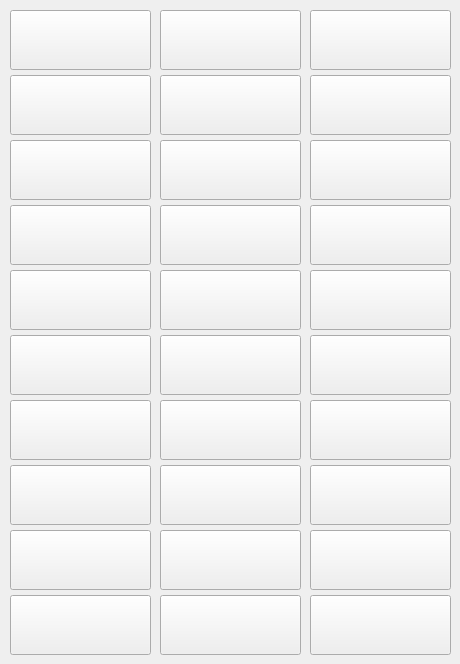
   <widget class="QWidget" name="tab_9">
    <attribute name="title">
     <string>Sayfa 5</string>
    </attribute>
    <widget class="QToolButton" name="hizlitoolButton134">
     <property name="geometry">
      <rect>
       <x>160</x>
       <y>270</y>
       <width>141</width>
       <height>60</height>
      </rect>
     </property>
     <property name="font">
      <font>
       <family>Monospace</family>
       <pointsize>8</pointsize>
      </font>
     </property>
     <property name="contextMenuPolicy">
      <enum>Qt::CustomContextMenu</enum>
     </property>
     <property name="text">
      <string/>
     </property>
     <property name="icon">
      <iconset resource="images.qrc">
       <normaloff>:/images/ui/box.png</normaloff>:/images/ui/box.png</iconset>
     </property>
     <property name="iconSize">
      <size>
       <width>38</width>
       <height>38</height>
      </size>
     </property>
     <property name="toolButtonStyle">
      <enum>Qt::ToolButtonTextUnderIcon</enum>
     </property>
    </widget>
    <widget class="QToolButton" name="hizlitoolButton124">
     <property name="geometry">
      <rect>
       <x>10</x>
       <y>75</y>
       <width>141</width>
       <height>60</height>
      </rect>
     </property>
     <property name="font">
      <font>
       <family>Monospace</family>
       <pointsize>8</pointsize>
      </font>
     </property>
     <property name="contextMenuPolicy">
      <enum>Qt::CustomContextMenu</enum>
     </property>
     <property name="text">
      <string/>
     </property>
     <property name="icon">
      <iconset resource="images.qrc">
       <normaloff>:/images/ui/box.png</normaloff>:/images/ui/box.png</iconset>
     </property>
     <property name="iconSize">
      <size>
       <width>38</width>
       <height>38</height>
      </size>
     </property>
     <property name="toolButtonStyle">
      <enum>Qt::ToolButtonTextUnderIcon</enum>
     </property>
    </widget>
    <widget class="QToolButton" name="hizlitoolButton150">
     <property name="geometry">
      <rect>
       <x>310</x>
       <y>595</y>
       <width>141</width>
       <height>60</height>
      </rect>
     </property>
     <property name="font">
      <font>
       <family>Monospace</family>
       <pointsize>8</pointsize>
      </font>
     </property>
     <property name="contextMenuPolicy">
      <enum>Qt::CustomContextMenu</enum>
     </property>
     <property name="text">
      <string/>
     </property>
     <property name="icon">
      <iconset resource="images.qrc">
       <normaloff>:/images/ui/box.png</normaloff>:/images/ui/box.png</iconset>
     </property>
     <property name="iconSize">
      <size>
       <width>38</width>
       <height>38</height>
      </size>
     </property>
     <property name="toolButtonStyle">
      <enum>Qt::ToolButtonTextUnderIcon</enum>
     </property>
    </widget>
    <widget class="QToolButton" name="hizlitoolButton138">
     <property name="geometry">
      <rect>
       <x>310</x>
       <y>335</y>
       <width>141</width>
       <height>60</height>
      </rect>
     </property>
     <property name="font">
      <font>
       <family>Monospace</family>
       <pointsize>8</pointsize>
      </font>
     </property>
     <property name="contextMenuPolicy">
      <enum>Qt::CustomContextMenu</enum>
     </property>
     <property name="text">
      <string/>
     </property>
     <property name="icon">
      <iconset resource="images.qrc">
       <normaloff>:/images/ui/box.png</normaloff>:/images/ui/box.png</iconset>
     </property>
     <property name="iconSize">
      <size>
       <width>38</width>
       <height>38</height>
      </size>
     </property>
     <property name="toolButtonStyle">
      <enum>Qt::ToolButtonTextUnderIcon</enum>
     </property>
    </widget>
    <widget class="QToolButton" name="hizlitoolButton132">
     <property name="geometry">
      <rect>
       <x>310</x>
       <y>205</y>
       <width>141</width>
       <height>60</height>
      </rect>
     </property>
     <property name="font">
      <font>
       <family>Monospace</family>
       <pointsize>8</pointsize>
      </font>
     </property>
     <property name="contextMenuPolicy">
      <enum>Qt::CustomContextMenu</enum>
     </property>
     <property name="text">
      <string/>
     </property>
     <property name="icon">
      <iconset resource="images.qrc">
       <normaloff>:/images/ui/box.png</normaloff>:/images/ui/box.png</iconset>
     </property>
     <property name="iconSize">
      <size>
       <width>38</width>
       <height>38</height>
      </size>
     </property>
     <property name="toolButtonStyle">
      <enum>Qt::ToolButtonTextUnderIcon</enum>
     </property>
    </widget>
    <widget class="QToolButton" name="hizlitoolButton146">
     <property name="geometry">
      <rect>
       <x>160</x>
       <y>530</y>
       <width>141</width>
       <height>60</height>
      </rect>
     </property>
     <property name="font">
      <font>
       <family>Monospace</family>
       <pointsize>8</pointsize>
      </font>
     </property>
     <property name="contextMenuPolicy">
      <enum>Qt::CustomContextMenu</enum>
     </property>
     <property name="text">
      <string/>
     </property>
     <property name="icon">
      <iconset resource="images.qrc">
       <normaloff>:/images/ui/box.png</normaloff>:/images/ui/box.png</iconset>
     </property>
     <property name="iconSize">
      <size>
       <width>38</width>
       <height>38</height>
      </size>
     </property>
     <property name="toolButtonStyle">
      <enum>Qt::ToolButtonTextUnderIcon</enum>
     </property>
    </widget>
    <widget class="QToolButton" name="hizlitoolButton145">
     <property name="geometry">
      <rect>
       <x>10</x>
       <y>530</y>
       <width>141</width>
       <height>60</height>
      </rect>
     </property>
     <property name="font">
      <font>
       <family>Monospace</family>
       <pointsize>8</pointsize>
      </font>
     </property>
     <property name="contextMenuPolicy">
      <enum>Qt::CustomContextMenu</enum>
     </property>
     <property name="text">
      <string/>
     </property>
     <property name="icon">
      <iconset resource="images.qrc">
       <normaloff>:/images/ui/box.png</normaloff>:/images/ui/box.png</iconset>
     </property>
     <property name="iconSize">
      <size>
       <width>38</width>
       <height>38</height>
      </size>
     </property>
     <property name="toolButtonStyle">
      <enum>Qt::ToolButtonTextUnderIcon</enum>
     </property>
    </widget>
    <widget class="QToolButton" name="hizlitoolButton139">
     <property name="geometry">
      <rect>
       <x>10</x>
       <y>400</y>
       <width>141</width>
       <height>60</height>
      </rect>
     </property>
     <property name="font">
      <font>
       <family>Monospace</family>
       <pointsize>8</pointsize>
      </font>
     </property>
     <property name="contextMenuPolicy">
      <enum>Qt::CustomContextMenu</enum>
     </property>
     <property name="text">
      <string/>
     </property>
     <property name="icon">
      <iconset resource="images.qrc">
       <normaloff>:/images/ui/box.png</normaloff>:/images/ui/box.png</iconset>
     </property>
     <property name="iconSize">
      <size>
       <width>38</width>
       <height>38</height>
      </size>
     </property>
     <property name="toolButtonStyle">
      <enum>Qt::ToolButtonTextUnderIcon</enum>
     </property>
    </widget>
    <widget class="QToolButton" name="hizlitoolButton129">
     <property name="geometry">
      <rect>
       <x>310</x>
       <y>140</y>
       <width>141</width>
       <height>60</height>
      </rect>
     </property>
     <property name="font">
      <font>
       <family>Monospace</family>
       <pointsize>8</pointsize>
      </font>
     </property>
     <property name="contextMenuPolicy">
      <enum>Qt::CustomContextMenu</enum>
     </property>
     <property name="text">
      <string/>
     </property>
     <property name="icon">
      <iconset resource="images.qrc">
       <normaloff>:/images/ui/box.png</normaloff>:/images/ui/box.png</iconset>
     </property>
     <property name="iconSize">
      <size>
       <width>38</width>
       <height>38</height>
      </size>
     </property>
     <property name="toolButtonStyle">
      <enum>Qt::ToolButtonTextUnderIcon</enum>
     </property>
    </widget>
    <widget class="QToolButton" name="hizlitoolButton123">
     <property name="geometry">
      <rect>
       <x>310</x>
       <y>10</y>
       <width>141</width>
       <height>60</height>
      </rect>
     </property>
     <property name="font">
      <font>
       <family>Monospace</family>
       <pointsize>8</pointsize>
      </font>
     </property>
     <property name="contextMenuPolicy">
      <enum>Qt::CustomContextMenu</enum>
     </property>
     <property name="text">
      <string/>
     </property>
     <property name="icon">
      <iconset resource="images.qrc">
       <normaloff>:/images/ui/box.png</normaloff>:/images/ui/box.png</iconset>
     </property>
     <property name="iconSize">
      <size>
       <width>38</width>
       <height>38</height>
      </size>
     </property>
     <property name="toolButtonStyle">
      <enum>Qt::ToolButtonTextUnderIcon</enum>
     </property>
    </widget>
    <widget class="QToolButton" name="hizlitoolButton126">
     <property name="geometry">
      <rect>
       <x>310</x>
       <y>75</y>
       <width>141</width>
       <height>60</height>
      </rect>
     </property>
     <property name="font">
      <font>
       <family>Monospace</family>
       <pointsize>8</pointsize>
      </font>
     </property>
     <property name="contextMenuPolicy">
      <enum>Qt::CustomContextMenu</enum>
     </property>
     <property name="text">
      <string/>
     </property>
     <property name="icon">
      <iconset resource="images.qrc">
       <normaloff>:/images/ui/box.png</normaloff>:/images/ui/box.png</iconset>
     </property>
     <property name="iconSize">
      <size>
       <width>38</width>
       <height>38</height>
      </size>
     </property>
     <property name="toolButtonStyle">
      <enum>Qt::ToolButtonTextUnderIcon</enum>
     </property>
    </widget>
    <widget class="QToolButton" name="hizlitoolButton122">
     <property name="geometry">
      <rect>
       <x>160</x>
       <y>10</y>
       <width>141</width>
       <height>60</height>
      </rect>
     </property>
     <property name="font">
      <font>
       <family>Monospace</family>
       <pointsize>8</pointsize>
      </font>
     </property>
     <property name="contextMenuPolicy">
      <enum>Qt::CustomContextMenu</enum>
     </property>
     <property name="text">
      <string/>
     </property>
     <property name="icon">
      <iconset resource="images.qrc">
       <normaloff>:/images/ui/box.png</normaloff>:/images/ui/box.png</iconset>
     </property>
     <property name="iconSize">
      <size>
       <width>38</width>
       <height>38</height>
      </size>
     </property>
     <property name="toolButtonStyle">
      <enum>Qt::ToolButtonTextUnderIcon</enum>
     </property>
    </widget>
    <widget class="QToolButton" name="hizlitoolButton131">
     <property name="geometry">
      <rect>
       <x>160</x>
       <y>205</y>
       <width>141</width>
       <height>60</height>
      </rect>
     </property>
     <property name="font">
      <font>
       <family>Monospace</family>
       <pointsize>8</pointsize>
      </font>
     </property>
     <property name="contextMenuPolicy">
      <enum>Qt::CustomContextMenu</enum>
     </property>
     <property name="text">
      <string/>
     </property>
     <property name="icon">
      <iconset resource="images.qrc">
       <normaloff>:/images/ui/box.png</normaloff>:/images/ui/box.png</iconset>
     </property>
     <property name="iconSize">
      <size>
       <width>38</width>
       <height>38</height>
      </size>
     </property>
     <property name="toolButtonStyle">
      <enum>Qt::ToolButtonTextUnderIcon</enum>
     </property>
    </widget>
    <widget class="QToolButton" name="hizlitoolButton127">
     <property name="geometry">
      <rect>
       <x>10</x>
       <y>140</y>
       <width>141</width>
       <height>60</height>
      </rect>
     </property>
     <property name="font">
      <font>
       <family>Monospace</family>
       <pointsize>8</pointsize>
      </font>
     </property>
     <property name="contextMenuPolicy">
      <enum>Qt::CustomContextMenu</enum>
     </property>
     <property name="text">
      <string/>
     </property>
     <property name="icon">
      <iconset resource="images.qrc">
       <normaloff>:/images/ui/box.png</normaloff>:/images/ui/box.png</iconset>
     </property>
     <property name="iconSize">
      <size>
       <width>38</width>
       <height>38</height>
      </size>
     </property>
     <property name="toolButtonStyle">
      <enum>Qt::ToolButtonTextUnderIcon</enum>
     </property>
    </widget>
    <widget class="QToolButton" name="hizlitoolButton144">
     <property name="geometry">
      <rect>
       <x>310</x>
       <y>465</y>
       <width>141</width>
       <height>60</height>
      </rect>
     </property>
     <property name="font">
      <font>
       <family>Monospace</family>
       <pointsize>8</pointsize>
      </font>
     </property>
     <property name="contextMenuPolicy">
      <enum>Qt::CustomContextMenu</enum>
     </property>
     <property name="text">
      <string/>
     </property>
     <property name="icon">
      <iconset resource="images.qrc">
       <normaloff>:/images/ui/box.png</normaloff>:/images/ui/box.png</iconset>
     </property>
     <property name="iconSize">
      <size>
       <width>38</width>
       <height>38</height>
      </size>
     </property>
     <property name="toolButtonStyle">
      <enum>Qt::ToolButtonTextUnderIcon</enum>
     </property>
    </widget>
    <widget class="QToolButton" name="hizlitoolButton148">
     <property name="geometry">
      <rect>
       <x>10</x>
       <y>595</y>
       <width>141</width>
       <height>60</height>
      </rect>
     </property>
     <property name="font">
      <font>
       <family>Monospace</family>
       <pointsize>8</pointsize>
      </font>
     </property>
     <property name="contextMenuPolicy">
      <enum>Qt::CustomContextMenu</enum>
     </property>
     <property name="text">
      <string/>
     </property>
     <property name="icon">
      <iconset resource="images.qrc">
       <normaloff>:/images/ui/box.png</normaloff>:/images/ui/box.png</iconset>
     </property>
     <property name="iconSize">
      <size>
       <width>38</width>
       <height>38</height>
      </size>
     </property>
     <property name="toolButtonStyle">
      <enum>Qt::ToolButtonTextUnderIcon</enum>
     </property>
    </widget>
    <widget class="QToolButton" name="hizlitoolButton135">
     <property name="geometry">
      <rect>
       <x>310</x>
       <y>270</y>
       <width>141</width>
       <height>60</height>
      </rect>
     </property>
     <property name="font">
      <font>
       <family>Monospace</family>
       <pointsize>8</pointsize>
      </font>
     </property>
     <property name="contextMenuPolicy">
      <enum>Qt::CustomContextMenu</enum>
     </property>
     <property name="text">
      <string/>
     </property>
     <property name="icon">
      <iconset resource="images.qrc">
       <normaloff>:/images/ui/box.png</normaloff>:/images/ui/box.png</iconset>
     </property>
     <property name="iconSize">
      <size>
       <width>38</width>
       <height>38</height>
      </size>
     </property>
     <property name="toolButtonStyle">
      <enum>Qt::ToolButtonTextUnderIcon</enum>
     </property>
    </widget>
    <widget class="QToolButton" name="hizlitoolButton133">
     <property name="geometry">
      <rect>
       <x>10</x>
       <y>270</y>
       <width>141</width>
       <height>60</height>
      </rect>
     </property>
     <property name="font">
      <font>
       <family>Monospace</family>
       <pointsize>8</pointsize>
      </font>
     </property>
     <property name="contextMenuPolicy">
      <enum>Qt::CustomContextMenu</enum>
     </property>
     <property name="text">
      <string/>
     </property>
     <property name="icon">
      <iconset resource="images.qrc">
       <normaloff>:/images/ui/box.png</normaloff>:/images/ui/box.png</iconset>
     </property>
     <property name="iconSize">
      <size>
       <width>38</width>
       <height>38</height>
      </size>
     </property>
     <property name="toolButtonStyle">
      <enum>Qt::ToolButtonTextUnderIcon</enum>
     </property>
    </widget>
    <widget class="QToolButton" name="hizlitoolButton147">
     <property name="geometry">
      <rect>
       <x>310</x>
       <y>530</y>
       <width>141</width>
       <height>60</height>
      </rect>
     </property>
     <property name="font">
      <font>
       <family>Monospace</family>
       <pointsize>8</pointsize>
      </font>
     </property>
     <property name="contextMenuPolicy">
      <enum>Qt::CustomContextMenu</enum>
     </property>
     <property name="text">
      <string/>
     </property>
     <property name="icon">
      <iconset resource="images.qrc">
       <normaloff>:/images/ui/box.png</normaloff>:/images/ui/box.png</iconset>
     </property>
     <property name="iconSize">
      <size>
       <width>38</width>
       <height>38</height>
      </size>
     </property>
     <property name="toolButtonStyle">
      <enum>Qt::ToolButtonTextUnderIcon</enum>
     </property>
    </widget>
    <widget class="QToolButton" name="hizlitoolButton125">
     <property name="geometry">
      <rect>
       <x>160</x>
       <y>75</y>
       <width>141</width>
       <height>60</height>
      </rect>
     </property>
     <property name="font">
      <font>
       <family>Monospace</family>
       <pointsize>8</pointsize>
      </font>
     </property>
     <property name="contextMenuPolicy">
      <enum>Qt::CustomContextMenu</enum>
     </property>
     <property name="text">
      <string/>
     </property>
     <property name="icon">
      <iconset resource="images.qrc">
       <normaloff>:/images/ui/box.png</normaloff>:/images/ui/box.png</iconset>
     </property>
     <property name="iconSize">
      <size>
       <width>38</width>
       <height>38</height>
      </size>
     </property>
     <property name="toolButtonStyle">
      <enum>Qt::ToolButtonTextUnderIcon</enum>
     </property>
    </widget>
    <widget class="QToolButton" name="hizlitoolButton142">
     <property name="geometry">
      <rect>
       <x>10</x>
       <y>465</y>
       <width>141</width>
       <height>60</height>
      </rect>
     </property>
     <property name="font">
      <font>
       <family>Monospace</family>
       <pointsize>8</pointsize>
      </font>
     </property>
     <property name="contextMenuPolicy">
      <enum>Qt::CustomContextMenu</enum>
     </property>
     <property name="text">
      <string/>
     </property>
     <property name="icon">
      <iconset resource="images.qrc">
       <normaloff>:/images/ui/box.png</normaloff>:/images/ui/box.png</iconset>
     </property>
     <property name="iconSize">
      <size>
       <width>38</width>
       <height>38</height>
      </size>
     </property>
     <property name="toolButtonStyle">
      <enum>Qt::ToolButtonTextUnderIcon</enum>
     </property>
    </widget>
    <widget class="QToolButton" name="hizlitoolButton121">
     <property name="geometry">
      <rect>
       <x>10</x>
       <y>10</y>
       <width>141</width>
       <height>60</height>
      </rect>
     </property>
     <property name="font">
      <font>
       <family>Monospace</family>
       <pointsize>8</pointsize>
      </font>
     </property>
     <property name="contextMenuPolicy">
      <enum>Qt::CustomContextMenu</enum>
     </property>
     <property name="text">
      <string/>
     </property>
     <property name="icon">
      <iconset resource="images.qrc">
       <normaloff>:/images/ui/box.png</normaloff>:/images/ui/box.png</iconset>
     </property>
     <property name="iconSize">
      <size>
       <width>38</width>
       <height>38</height>
      </size>
     </property>
     <property name="toolButtonStyle">
      <enum>Qt::ToolButtonTextUnderIcon</enum>
     </property>
    </widget>
    <widget class="QToolButton" name="hizlitoolButton149">
     <property name="geometry">
      <rect>
       <x>160</x>
       <y>595</y>
       <width>141</width>
       <height>60</height>
      </rect>
     </property>
     <property name="font">
      <font>
       <family>Monospace</family>
       <pointsize>8</pointsize>
      </font>
     </property>
     <property name="contextMenuPolicy">
      <enum>Qt::CustomContextMenu</enum>
     </property>
     <property name="text">
      <string/>
     </property>
     <property name="icon">
      <iconset resource="images.qrc">
       <normaloff>:/images/ui/box.png</normaloff>:/images/ui/box.png</iconset>
     </property>
     <property name="iconSize">
      <size>
       <width>38</width>
       <height>38</height>
      </size>
     </property>
     <property name="toolButtonStyle">
      <enum>Qt::ToolButtonTextUnderIcon</enum>
     </property>
    </widget>
    <widget class="QToolButton" name="hizlitoolButton136">
     <property name="geometry">
      <rect>
       <x>10</x>
       <y>335</y>
       <width>141</width>
       <height>60</height>
      </rect>
     </property>
     <property name="font">
      <font>
       <family>Monospace</family>
       <pointsize>8</pointsize>
      </font>
     </property>
     <property name="contextMenuPolicy">
      <enum>Qt::CustomContextMenu</enum>
     </property>
     <property name="text">
      <string/>
     </property>
     <property name="icon">
      <iconset resource="images.qrc">
       <normaloff>:/images/ui/box.png</normaloff>:/images/ui/box.png</iconset>
     </property>
     <property name="iconSize">
      <size>
       <width>38</width>
       <height>38</height>
      </size>
     </property>
     <property name="toolButtonStyle">
      <enum>Qt::ToolButtonTextUnderIcon</enum>
     </property>
    </widget>
    <widget class="QToolButton" name="hizlitoolButton130">
     <property name="geometry">
      <rect>
       <x>10</x>
       <y>205</y>
       <width>141</width>
       <height>60</height>
      </rect>
     </property>
     <property name="font">
      <font>
       <family>Monospace</family>
       <pointsize>8</pointsize>
      </font>
     </property>
     <property name="contextMenuPolicy">
      <enum>Qt::CustomContextMenu</enum>
     </property>
     <property name="text">
      <string/>
     </property>
     <property name="icon">
      <iconset resource="images.qrc">
       <normaloff>:/images/ui/box.png</normaloff>:/images/ui/box.png</iconset>
     </property>
     <property name="iconSize">
      <size>
       <width>38</width>
       <height>38</height>
      </size>
     </property>
     <property name="toolButtonStyle">
      <enum>Qt::ToolButtonTextUnderIcon</enum>
     </property>
    </widget>
    <widget class="QToolButton" name="hizlitoolButton143">
     <property name="geometry">
      <rect>
       <x>160</x>
       <y>465</y>
       <width>141</width>
       <height>60</height>
      </rect>
     </property>
     <property name="font">
      <font>
       <family>Monospace</family>
       <pointsize>8</pointsize>
      </font>
     </property>
     <property name="contextMenuPolicy">
      <enum>Qt::CustomContextMenu</enum>
     </property>
     <property name="text">
      <string/>
     </property>
     <property name="icon">
      <iconset resource="images.qrc">
       <normaloff>:/images/ui/box.png</normaloff>:/images/ui/box.png</iconset>
     </property>
     <property name="iconSize">
      <size>
       <width>38</width>
       <height>38</height>
      </size>
     </property>
     <property name="toolButtonStyle">
      <enum>Qt::ToolButtonTextUnderIcon</enum>
     </property>
    </widget>
    <widget class="QToolButton" name="hizlitoolButton128">
     <property name="geometry">
      <rect>
       <x>160</x>
       <y>140</y>
       <width>141</width>
       <height>60</height>
      </rect>
     </property>
     <property name="font">
      <font>
       <family>Monospace</family>
       <pointsize>8</pointsize>
      </font>
     </property>
     <property name="contextMenuPolicy">
      <enum>Qt::CustomContextMenu</enum>
     </property>
     <property name="text">
      <string/>
     </property>
     <property name="icon">
      <iconset resource="images.qrc">
       <normaloff>:/images/ui/box.png</normaloff>:/images/ui/box.png</iconset>
     </property>
     <property name="iconSize">
      <size>
       <width>38</width>
       <height>38</height>
      </size>
     </property>
     <property name="toolButtonStyle">
      <enum>Qt::ToolButtonTextUnderIcon</enum>
     </property>
    </widget>
    <widget class="QToolButton" name="hizlitoolButton140">
     <property name="geometry">
      <rect>
       <x>160</x>
       <y>400</y>
       <width>141</width>
       <height>60</height>
      </rect>
     </property>
     <property name="font">
      <font>
       <family>Monospace</family>
       <pointsize>8</pointsize>
      </font>
     </property>
     <property name="contextMenuPolicy">
      <enum>Qt::CustomContextMenu</enum>
     </property>
     <property name="text">
      <string/>
     </property>
     <property name="icon">
      <iconset resource="images.qrc">
       <normaloff>:/images/ui/box.png</normaloff>:/images/ui/box.png</iconset>
     </property>
     <property name="iconSize">
      <size>
       <width>38</width>
       <height>38</height>
      </size>
     </property>
     <property name="toolButtonStyle">
      <enum>Qt::ToolButtonTextUnderIcon</enum>
     </property>
    </widget>
    <widget class="QToolButton" name="hizlitoolButton141">
     <property name="geometry">
      <rect>
       <x>310</x>
       <y>400</y>
       <width>141</width>
       <height>60</height>
      </rect>
     </property>
     <property name="font">
      <font>
       <family>Monospace</family>
       <pointsize>8</pointsize>
      </font>
     </property>
     <property name="contextMenuPolicy">
      <enum>Qt::CustomContextMenu</enum>
     </property>
     <property name="text">
      <string/>
     </property>
     <property name="icon">
      <iconset resource="images.qrc">
       <normaloff>:/images/ui/box.png</normaloff>:/images/ui/box.png</iconset>
     </property>
     <property name="iconSize">
      <size>
       <width>38</width>
       <height>38</height>
      </size>
     </property>
     <property name="toolButtonStyle">
      <enum>Qt::ToolButtonTextUnderIcon</enum>
     </property>
    </widget>
    <widget class="QToolButton" name="hizlitoolButton137">
     <property name="geometry">
      <rect>
       <x>160</x>
       <y>335</y>
       <width>141</width>
       <height>60</height>
      </rect>
     </property>
     <property name="font">
      <font>
       <family>Monospace</family>
       <pointsize>8</pointsize>
      </font>
     </property>
     <property name="contextMenuPolicy">
      <enum>Qt::CustomContextMenu</enum>
     </property>
     <property name="text">
      <string/>
     </property>
     <property name="icon">
      <iconset resource="images.qrc">
       <normaloff>:/images/ui/box.png</normaloff>:/images/ui/box.png</iconset>
     </property>
     <property name="iconSize">
      <size>
       <width>38</width>
       <height>38</height>
      </size>
     </property>
     <property name="toolButtonStyle">
      <enum>Qt::ToolButtonTextUnderIcon</enum>
     </property>
    </widget>
   </widget>
